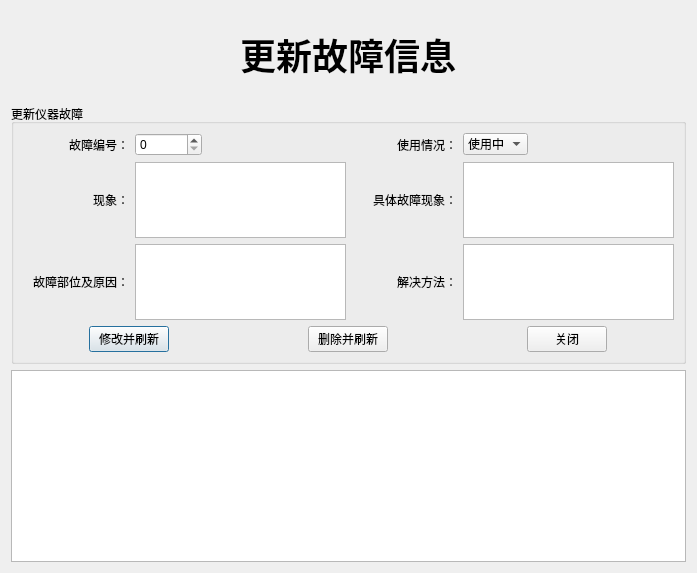
<?xml version="1.0" encoding="UTF-8"?>
<ui version="4.0">
 <class>Dialog</class>
 <widget class="QDialog" name="Dialog">
  <property name="geometry">
   <rect>
    <x>0</x>
    <y>0</y>
    <width>697</width>
    <height>573</height>
   </rect>
  </property>
  <property name="windowTitle">
   <string>更新故障信息</string>
  </property>
  <layout class="QGridLayout" name="gridLayout">
   <item row="0" column="0">
    <layout class="QVBoxLayout" name="verticalLayout_6" stretch="1,3,0">
     <item alignment="Qt::AlignHCenter|Qt::AlignVCenter">
      <widget class="QLabel" name="label_5">
       <property name="font">
        <font>
         <pointsize>27</pointsize>
         <weight>75</weight>
         <bold>true</bold>
        </font>
       </property>
       <property name="text">
        <string>更新故障信息</string>
       </property>
      </widget>
     </item>
     <item>
      <widget class="QGroupBox" name="groupBox">
       <property name="title">
        <string>更新仪器故障</string>
       </property>
       <layout class="QVBoxLayout" name="verticalLayout">
        <item>
         <layout class="QGridLayout" name="gridLayout_2" rowstretch="1,3,3" columnstretch="1,2,1,2" rowminimumheight="0,0,0">
          <item row="1" column="0" alignment="Qt::AlignRight">
           <widget class="QLabel" name="label_2">
            <property name="text">
             <string>现象：</string>
            </property>
           </widget>
          </item>
          <item row="1" column="2" alignment="Qt::AlignRight">
           <widget class="QLabel" name="label_4">
            <property name="text">
             <string>具体故障现象：</string>
            </property>
            <property name="alignment">
             <set>Qt::AlignCenter</set>
            </property>
           </widget>
          </item>
          <item row="0" column="2" alignment="Qt::AlignRight">
           <widget class="QLabel" name="label_3">
            <property name="text">
             <string>使用情况：</string>
            </property>
           </widget>
          </item>
          <item row="0" column="0" alignment="Qt::AlignRight">
           <widget class="QLabel" name="label">
            <property name="text">
             <string>故障编号：</string>
            </property>
            <property name="alignment">
             <set>Qt::AlignCenter</set>
            </property>
           </widget>
          </item>
          <item row="2" column="0" alignment="Qt::AlignRight">
           <widget class="QLabel" name="label_6">
            <property name="text">
             <string>故障部位及原因：</string>
            </property>
           </widget>
          </item>
          <item row="2" column="2" alignment="Qt::AlignRight">
           <widget class="QLabel" name="label_7">
            <property name="text">
             <string>解决方法：</string>
            </property>
           </widget>
          </item>
          <item row="1" column="1" alignment="Qt::AlignLeft">
           <widget class="QTextEdit" name="textEdit"/>
          </item>
          <item row="1" column="3" alignment="Qt::AlignLeft">
           <widget class="QTextEdit" name="textEdit_2"/>
          </item>
          <item row="2" column="1" alignment="Qt::AlignLeft">
           <widget class="QTextEdit" name="textEdit_3"/>
          </item>
          <item row="2" column="3" alignment="Qt::AlignLeft">
           <widget class="QTextEdit" name="textEdit_4"/>
          </item>
          <item row="0" column="3" alignment="Qt::AlignLeft">
           <widget class="QComboBox" name="comboBox">
            <item>
             <property name="text">
              <string>使用中</string>
             </property>
            </item>
            <item>
             <property name="text">
              <string>未使用</string>
             </property>
            </item>
           </widget>
          </item>
          <item row="0" column="1" alignment="Qt::AlignLeft">
           <widget class="QSpinBox" name="spinBox">
            <property name="maximum">
             <number>99999999</number>
            </property>
           </widget>
          </item>
         </layout>
        </item>
        <item>
         <layout class="QHBoxLayout" name="horizontalLayout">
          <item alignment="Qt::AlignHCenter">
           <widget class="QPushButton" name="pushButton">
            <property name="text">
             <string>修改并刷新</string>
            </property>
           </widget>
          </item>
          <item alignment="Qt::AlignHCenter">
           <widget class="QPushButton" name="pushButton_2">
            <property name="text">
             <string>删除并刷新</string>
            </property>
           </widget>
          </item>
          <item alignment="Qt::AlignHCenter">
           <widget class="QPushButton" name="pushButton_4">
            <property name="text">
             <string>关闭</string>
            </property>
           </widget>
          </item>
         </layout>
        </item>
       </layout>
      </widget>
     </item>
     <item>
      <widget class="QTableView" name="tableView"/>
     </item>
    </layout>
   </item>
  </layout>
 </widget>
 <tabstops>
  <tabstop>spinBox</tabstop>
  <tabstop>comboBox</tabstop>
  <tabstop>textEdit</tabstop>
  <tabstop>textEdit_2</tabstop>
  <tabstop>textEdit_3</tabstop>
  <tabstop>textEdit_4</tabstop>
  <tabstop>pushButton</tabstop>
  <tabstop>pushButton_2</tabstop>
  <tabstop>pushButton_4</tabstop>
  <tabstop>tableView</tabstop>
 </tabstops>
 <resources/>
 <connections>
  <connection>
   <sender>pushButton_4</sender>
   <signal>clicked()</signal>
   <receiver>Dialog</receiver>
   <slot>reject()</slot>
   <hints>
    <hint type="sourcelabel">
     <x>607</x>
     <y>306</y>
    </hint>
    <hint type="destinationlabel">
     <x>693</x>
     <y>348</y>
    </hint>
   </hints>
  </connection>
 </connections>
</ui>
